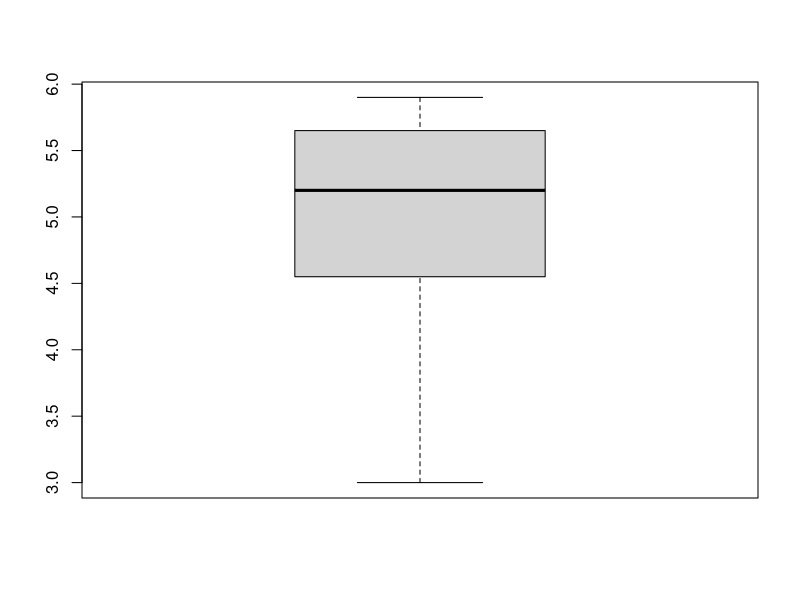
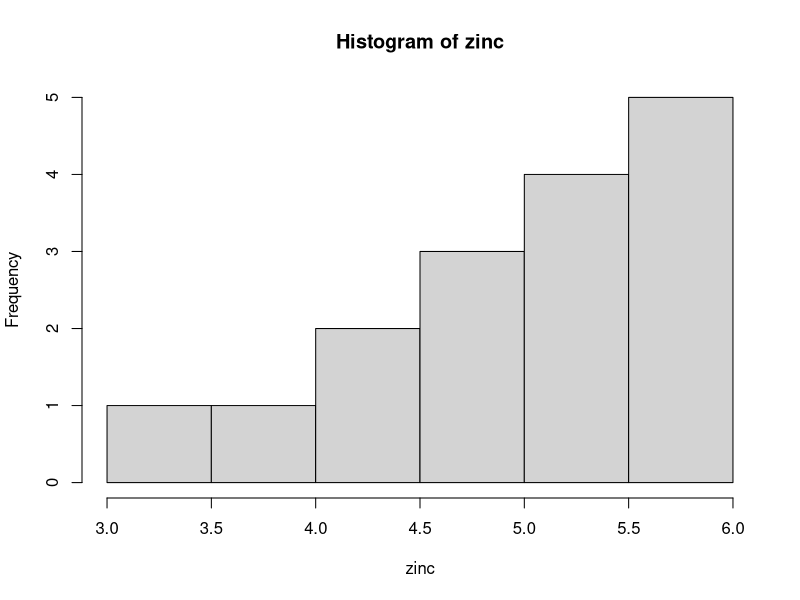
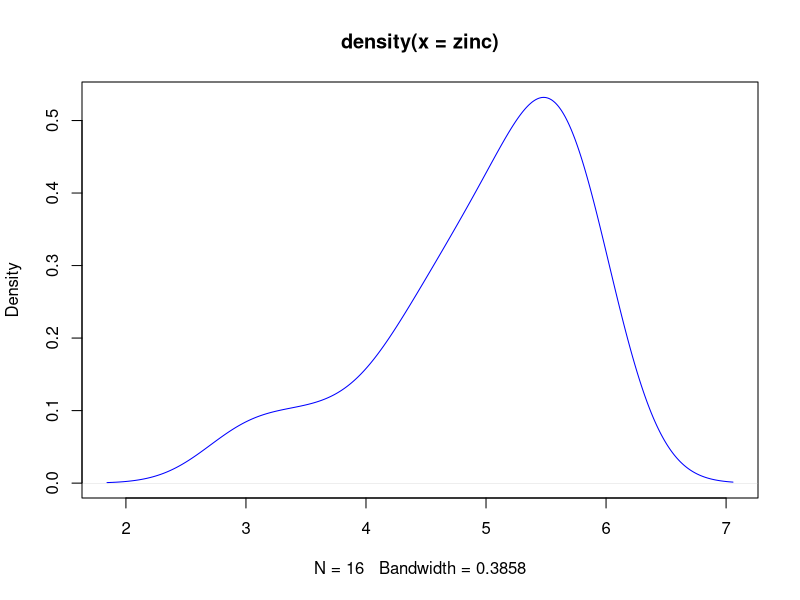

The R script that drew these images, in order:
library(tibble)
#DATA STRUCTURES

## VECTORS

mi_vector <- c(1, 8, 5, 10)
mi_vector
class(mi_vector)

mi_vector2 <- 4:155
mi_vector2
length(mi_vector2)

mi_vector3 <- vector("logical", length = 14)
mi_vector3

hola <- c("hola", "como", "estamos")
hola

mixto <- c(1, "perro", 4, 7, 2)
mixto

d <- c(7, 1)
is.vector(d) #Data structure

is.numeric(d) #Data type 

is.character(d)

is.character(mixto)

h <- c(4, 7, 3, NA, 65, 2) #I WANT ASK TO FIND 
h

is.na(h)

mean(c(4, 8))

################ EJERCICIO ##################
zinc <- c(3, 5.8, 5.6, 4.8, 5.1, 3.6, 5.5, 4.7, 5.7, 5, 5.9, 5.7, 4.4, 5.4, 4.2, 5.3, NA)

mean(zinc) #[1] >NA [1] 4.98125
mean(zinc, na.rm = TRUE)  #Mean >  0.8320407

sd(zinc) #[1] NA
sd(zinc, na.rm = TRUE) #Standard deviation: [1] 0.8320407

median(zinc, na.rm = TRUE) #Median [1] 5.2

zinc <- zinc[!is.na(zinc)] #Remove elements from vector 

sort(zinc) #Sort the elements of the vector

summary(zinc)

boxplot(zinc)

hist(zinc) #Histogram 

plot(density(zinc), col = "blue") #density 

c(1:10, 8, 9, 89, 0)

c(c(1:10, 8, 9, 89, 0),800)

rep(3, 10)

rep(c(4, 6, 1), times = 3)

rep(c(4, 6, 1), each = 3)

seq(-2, 4, length = 7)

seq(-2, 4, by  = 0.5) #From -2 to 4 in 0.5 steps  

x <- 11:18
x[3]
x[3:6]

x[2] <- 1000 

rev(x) #Reverse 

x[x > 14 & x < 18] 

is.element(13, x)


#DATAFRAMES 

x <- 10:1

y <- -4:5

q <- c("Hocker", "Football", "Baseball", "Curling", "Rugby", "Lacrose", "Basketball", "Tennis", "Cricket", "Soccer")

length(x)
length(y)
length(q)

mi_tabla <- data.frame(x, y, q)
View(mi_tabla)

mi_tabla <- data.frame(columa1 = x, columna2 = y, deportes = q)

class(mi_tabla)

mi_tabla[1:5,]

mtcars
?mtcars

mtcars[1:10,]

mtcars[,5:7]

colnames(mtcars)
colnames(mi_tabla) 

#Advanced queries
mtcars$cyl  #Prints all cyl columns

mtcars[mtcars$cyl == 8,] #Terms with 8 cylinders

mtcars[mtcars$hp > 200,] #Terms whose hp is greater than 200

nrow(mtcars[mtcars$hp > 200,]) / nrow(mtcars) * 100 # %of vehicles whose hp is greater than 200

head(mtcars) #First 6 terms 
tail(mtcars) #Last 6 terms 

ncol(mtcars) #Number of columns

dim(mtcars) #Number of rows, number of columns

mtcars
mtcars[1, 1] #Element at row 1, column 1
mtcars[,c(1, 5)] #Columns 1 and 5
mtcars[c(2, 7, 23),] #Rows 2, 7, and 23

mtcars[,] #All elements 

mtcars[, c("mpg", "cyl")] #mpg and cyl columns. 

mtcars2 <- tibble::rownames_to_column(mtcars, "Model") #Transform to the model column 
mtcars2

mtcars2[mtcars2$Model == "Datsun 710",] #Seek information about the Datsun 710 model in mtcars2 data frame

#LISTS
#Data structures that stores multiple data structures i.e. it can store data frames, matrices, vectors, and even o
#other kinds of lists. 

list0 <- list(1, 6, 10)
list1 <- list(c(1, 6, 10))
list2 <- list(c(1, 4, 6), c(3:8))
list3 <- list(mtcars, 1:10)

names(list3) <- c("mi tabla", "mi vector") #Assign a name to each element in the list

list4 <- list(caballo = 1:10, pavo = mtcars) #Assign a name to each element in the list 

names(list4) #Retrieve the names of each element in the list

emptyList <- vector(mode = "list", length = 4) #Creating an empty list
emptyList[[3]] <- c(4, 6, 987) #Assign a value to the position 3 

list3[1]
list3[2]
list3[[1]][,1] #From the element [1] in list 3, show the values in the first column. 

list3$`mi tabla`[list3$`mi tabla`$mpg == 21,] #From "mi tabla" in list 3, show all elements whose mpg is exactly 21

length(list3) #Compute the number of elements in list3 


## MATRICES 
A <- matrix(c(1:10), nrow = 5) #Matrix that stores values from 1 to 10 in 5 rows
B <- matrix(c(21:40), nrow = 2) #Matrix that stores values from 21 to 40 in 2 rows 
C <- matrix(c(21:30), nrow = 5) #Matrix that stores values from 21 to 30 in 5 rows 
nrow(A) #Number of rows in "A" Matrix
nrow(B)
nrow(C)
nrow(mtcars) #nrow function works on data frames as well. 

ncol(A) #Number of columns in "A" Matrix
ncol(B)
ncol(C)
ncol(mtcars)

dim(A) #dimension of matrix "A", which is 5 x 2

A + C
A * C #Product element by element
A[1, 2]
A <- matrix(1:9, nrow = 3, byrow = TRUE) #Fills matrix by row
A <- matrix(1:9, nrow = 3) #Fills matrix by column

a <-c(4, 5, 4)
b <-c(3, 4, 4)
d <-c(8, 7, 7)

B <- rbind(a, b, d) #Generates a matrix from 3 vectors

AB <- A %*% B #Matrix product

t(AB) #Transpose of Matrix AB

punto_medio <- function(x, y) {
  print((x + y) %% 2)
}